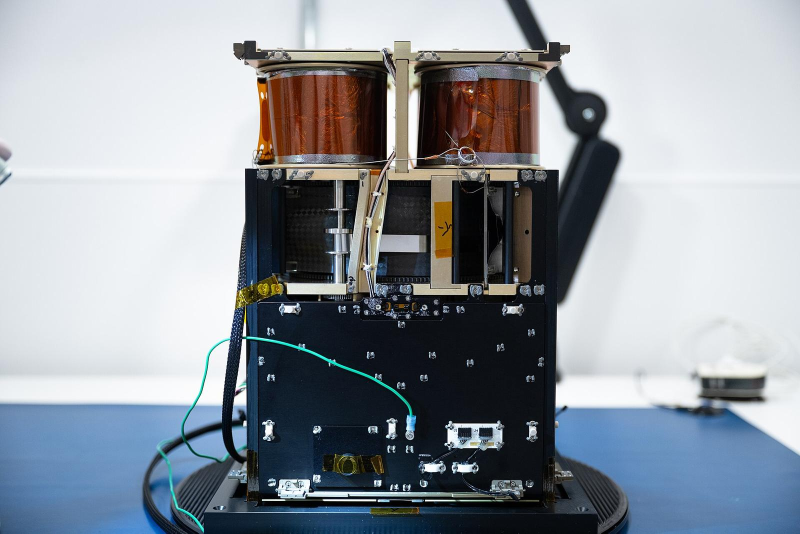
#> input picture frontier/assets/img/acs3-sail.jpg, 1600 x 1067 px (shown at 1/2 size); its folder holds only this picture in this run
$ python optimise_images.py
#> lines starting #> are read from the running program, lines starting #| are printed output that depends on the picture
"""Shrinks the downloaded photos for the web: max 1600px wide, JPEG quality 74, progressive. Prints before and after sizes,
and writes a contact sheet (sheet.jpg) so a human can check what each picture actually shows."""
from pathlib import Path

from PIL import Image, ImageDraw

IMG = Path(__file__).resolve().parents[1] / "frontier" / "assets" / "img"


def main():
    files = sorted(p for p in IMG.glob("*.jpg") if p.name != "sheet.jpg")
    thumbs = []
    for p in files:
        im = Image.open(p).convert("RGB")
#> im is the input picture: PIL image 1600x1067 RGB; mean R, G, B 144.6, 151.1, 158.4
        before = p.stat().st_size
        if before < 420_000 and im.width <= 1600:
            t = im.copy(); t.thumbnail((360, 240)); thumbs.append((p.name, t)); continue
#> after `t.thumbnail((360, 240))`:
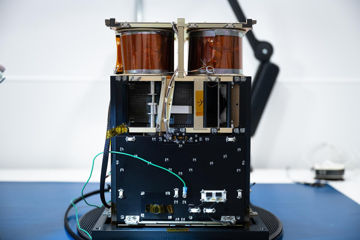
#> t: PIL image 360x240 RGB; mean R, G, B 144.8, 151.2, 158.5
        if im.width > 1600:
            im = im.resize((1600, round(im.height * 1600 / im.width)), Image.LANCZOS)
        im.save(p, "JPEG", quality=74, optimize=True, progressive=True)
        print(f"{p.name:22s} {before // 1024:5d} KB -> {p.stat().st_size // 1024:4d} KB  {im.width}x{im.height}")
        t = im.copy()
        t.thumbnail((360, 240))
        thumbs.append((p.name, t))
    cols = 4
    rows = (len(thumbs) + cols - 1) // cols
#> rows = 1
    sheet = Image.new("RGB", (cols * 370, rows * 270), "white")
#> sheet: PIL image 1480x270 RGB; every value is 255
    d = ImageDraw.Draw(sheet)
    for i, (n, t) in enumerate(thumbs):
        x, y = (i % cols) * 370 + 5, (i // cols) * 270 + 5
        sheet.paste(t, (x, y))
        d.text((x, y + 245), n, fill="black")
#> this loop made 1 pass
#> (n, x, y) on pass 1: ('acs3-sail.jpg', 5, 5)
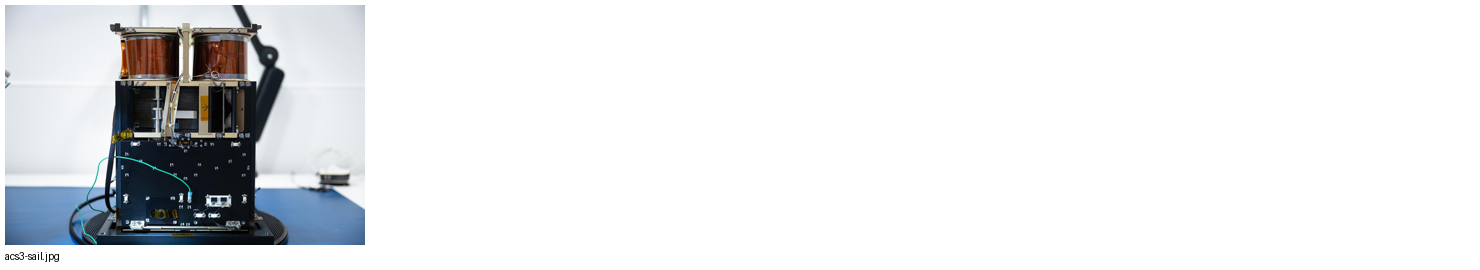
#> sheet: PIL image 1480x270 RGB; mean R, G, B 231.1, 232.5, 234.1
    sheet.save(IMG / "sheet.jpg", quality=80)


if __name__ == "__main__":
    main()
